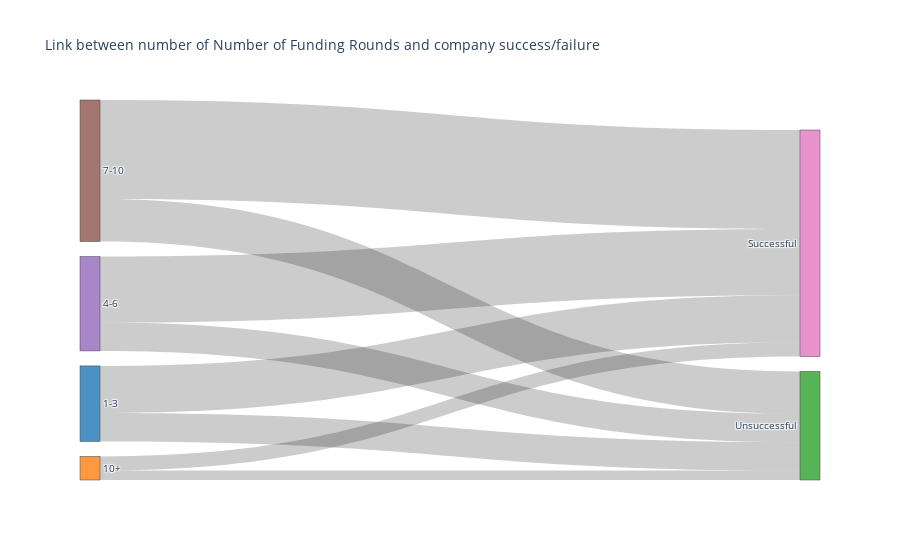

Notebook source saved alongside this figure:
### Code cell
label = np.concatenate([rel_df['rounds_gp'].unique(), rel_df['Success_Label'].unique()])
color = ["rgba(31, 119, 180, 0.8)", "rgba(255, 127, 14, 0.8)", "rgba(148, 103, 189, 0.8)", "rgba(140, 86, 75, 0.8)",
         "rgba(227, 119, 194, 0.8)", "rgba(44, 160, 44, 0.8)", "rgba(214, 39, 40, 0.8)"]

source = []
target = []
value = []

for i in range(0,len(label[:4])):
    for j in range(4, len(label)):
        source.append(i)
        if label[j] == 'Successful':
            target.append(4)
        else:
            target.append(5)
        value.append(rel_df[(rel_df['rounds_gp']==label[i]) & (rel_df['Success_Label'] == label[j])]['cnt'].values[0])

# print(source)
# print(target)
# print(value)

data = dict(
    type='sankey',
    node = dict(
      pad = 15,
      thickness = 20,
      label = label,
      color = color
    ),
    link = dict(
        source = source,
        target = target,
        value = value
  ))

layout =  dict(
    title = "Link between number of Number of Funding Rounds and company success/failure",
    font = dict(
      size = 10
    )
)
chmap = go.Figure(data = [data], layout = layout)
py.offline.iplot(chmap)

### Figure 1 — Plotly figure (JSON) as saved in the notebook; plotly's stock layout.template omitted (floating-point values rounded to 4 significant figures)
{"data": [{"link": {"source": [0, 0, 1, 1, 2, 2, 3, 3], "target": [4, 5, 4, 5, 4, 5, 4, 5], "value": [10, 6, 3, 2, 14, 6, 21, 9]}, "node": {"color": ["rgba(31, 119, 180, 0.8)", "rgba(255, 127, 14, 0.8)", "rgba(148, 103, 189, 0.8)", "rgba(140, 86, 75, 0.8)", "rgba(227, 119, 194, 0.8)", "rgba(44, 160, 44, 0.8)", "rgba(214, 39, 40, 0.8)"], "label": ["1-3", "10+", "4-6", "7-10", "Successful", "Unsuccessful"], "pad": 15, "thickness": 20}, "type": "sankey"}], "layout": {"font": {"size": 10}, "title": {"text": "Link between number of Number of Funding Rounds and company success/failure"}}}
